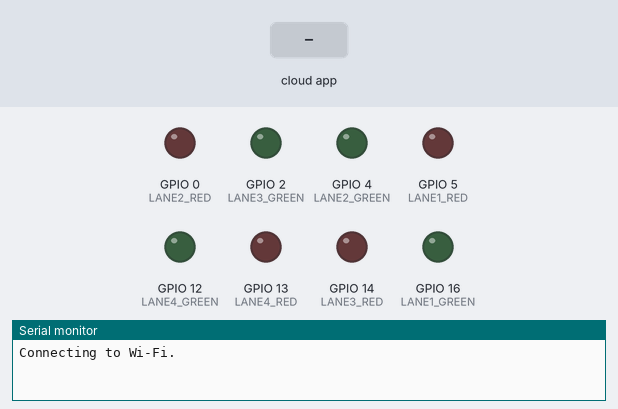
A sketch run on a simulated ESP8266 (NodeMCU). Parts: output pins drawn as LEDs (lit = HIGH), the last lines printed to the serial monitor. Dashed ring = blinking. The inputs (shaded band) are chosen by the test bench. WiFi joins after 1.5 s; servers stay silent unless stated; the Firebase database answers and starts empty.

Above: at 0.1 s.
At 2.72 s:
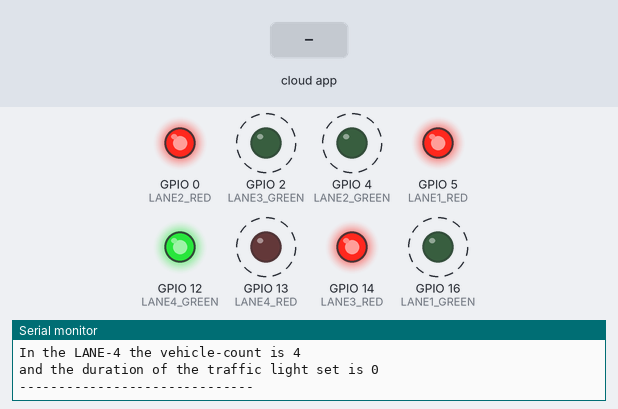
3.3 s: the phone or cloud app sets vehicle-count to 1
At 4.2 s:
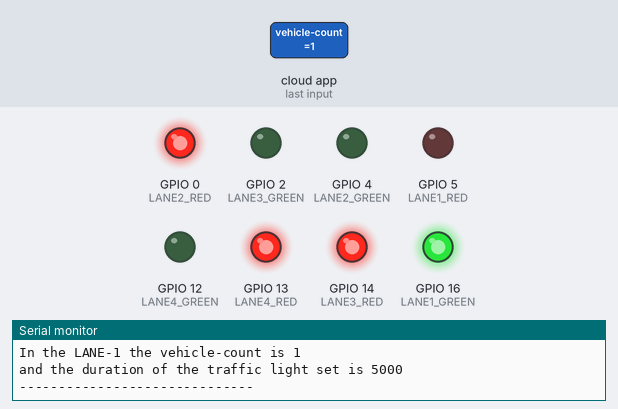
Timing chart, 0 to 10.6 s (numbered marks = the images above; inputs shaded):
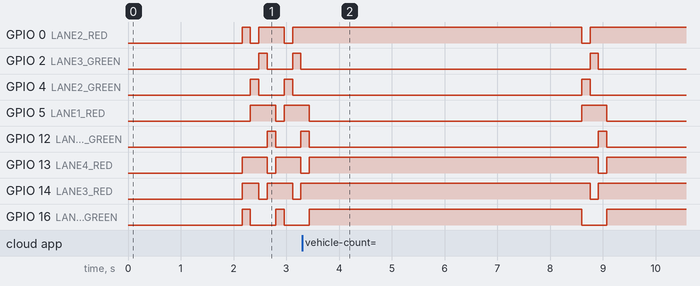

The sketch:

esp8266_code.ino
```cpp
#include <ESP8266WiFi.h>
#include <FirebaseESP8266.h>

#define LANE1_RED 5 // D0
#define LANE1_GREEN 16 // D1

#define LANE2_RED 0 // D2
#define LANE2_GREEN 4 // D3

#define LANE3_RED 14 // D4
#define LANE3_GREEN 2 // D5

#define LANE4_RED 13 // D6
#define LANE4_GREEN 12 // D7


		//bch yenzed hneya el dhaw lasfer ..
		//wyomkn tetbadel lfonction lkoll asl..

void greensignal(int lane){
  if(lane==0){
    digitalWrite(LANE1_RED, LOW);
    digitalWrite(LANE1_GREEN, HIGH);
    digitalWrite(LANE2_RED, HIGH);
    digitalWrite(LANE2_GREEN, LOW);
    digitalWrite(LANE3_RED, HIGH);
    digitalWrite(LANE3_GREEN, LOW);
    digitalWrite(LANE4_RED, HIGH);
    digitalWrite(LANE4_GREEN, LOW);

  }else if(lane==1){
    digitalWrite(LANE1_RED, HIGH);
    digitalWrite(LANE1_GREEN, LOW);
    digitalWrite(LANE2_RED, LOW);
    digitalWrite(LANE2_GREEN, HIGH);
    digitalWrite(LANE3_RED, HIGH);
    digitalWrite(LANE3_GREEN, LOW);
    digitalWrite(LANE4_RED, HIGH);
    digitalWrite(LANE4_GREEN, LOW);

  }else if(lane==2){
    digitalWrite(LANE1_RED, HIGH);
    digitalWrite(LANE1_GREEN, LOW);
    digitalWrite(LANE2_RED, HIGH);
    digitalWrite(LANE2_GREEN, LOW);
    digitalWrite(LANE3_RED, LOW);
    digitalWrite(LANE3_GREEN, HIGH);
    digitalWrite(LANE4_RED, HIGH);
    digitalWrite(LANE4_GREEN, LOW);

  }else if(lane==3){
    digitalWrite(LANE1_RED, HIGH);
    digitalWrite(LANE1_GREEN, LOW);
    digitalWrite(LANE2_RED, HIGH);
    digitalWrite(LANE2_GREEN, LOW);
    digitalWrite(LANE3_RED, HIGH);
    digitalWrite(LANE3_GREEN, LOW);
    digitalWrite(LANE4_RED, LOW);
    digitalWrite(LANE4_GREEN, HIGH);

  }
}

		//bch yetbadel lwifi hneya..

#define WIFI_SSID "HUAWEI_Y9_2020"
#define WIFI_PASSWORD "123456780"

#define FIREBASE_HOST "smartdrive-b9b8e-default-rtdb.firebaseio.com"
#define FIREBASE_AUTH "gwstBNSf8MeL9rnWV9UlPsTULvwdFsX7ijVcXD1w"

//"AIzaSyCim2_H2hJSs6YiNZ7Z7iLO01ku2g334g4"

//Define FirebaseESP8266 data object ===> hedhi lel esp8266 mouch esp32 attention !!
FirebaseData fbdo;
FirebaseJson json;

int getResponse(FirebaseData &data);

String parentPath = "/traffic";
String childPath[4] = {"/lane1/vehicle-count","/lane2/vehicle-count","/lane3/vehicle-count","/lane4/vehicle-count"};

void printError(FirebaseData &data);

void setup(){
    Serial.begin(115200);
		//bch yenzed hneya el dhaw lasfer ..
    pinMode(LANE1_RED, OUTPUT);
    pinMode(LANE1_GREEN, OUTPUT);
    pinMode(LANE2_RED, OUTPUT);
    pinMode(LANE2_GREEN, OUTPUT);
    pinMode(LANE3_RED, OUTPUT);
    pinMode(LANE3_GREEN, OUTPUT);
    pinMode(LANE4_RED, OUTPUT);
    pinMode(LANE4_GREEN, OUTPUT);

    WiFi.begin(WIFI_SSID, WIFI_PASSWORD);
    Serial.print("Connecting to Wi-Fi");
    while (WiFi.status() != WL_CONNECTED){
      Serial.print(".");
      delay(1000);
    }
    Serial.println();
    Serial.print("Connected with IP: ");
    Serial.println(WiFi.localIP());
    Serial.println();

    Firebase.begin(FIREBASE_HOST, FIREBASE_AUTH);
    Firebase.reconnectWiFi(true);

    //Set the size of WiFi rx/tx buffers in the case where we want to work with large data.
    fbdo.setBSSLBufferSize(1024, 1024);

    //Set the size of HTTP response buffers in the case where we want to work with large data.
    fbdo.setResponseSize(1024);

    //Set database read timeout to 1 minute (max 15 minutes)
    Firebase.setReadTimeout(fbdo, 1000 * 60);
    //tiny, small, medium, large and unlimited.
    //Size and its write timeout e.g. tiny (1s), small (10s), medium (30s) and large (60s).
    Firebase.setwriteSizeLimit(fbdo, "tiny");
}


void loop(){
  int vehicle_count=0;
  for(int i=0;i<4;i++){

		//idha ken fam data fel node hedhika ycha3l dhaw lakhdher sinon yt3ada ychouf li ba3dha
		//taw nchouf ken njm na3ml ba3d function ta3mel comparaison mabinet nodes bch t7el el dhaw lakther wa7ed fih traffic

		//yomkn na3mel fonction maxi ta3mel lmax bin roads w trata7 duree mou3ayna (delay) w ba3d t3awed tchouf lmaxi 7asb les
		//nombres li mtwafrin fi kol route (taw nchouf kifh)

    if (Firebase.getInt(fbdo, parentPath+childPath[i])){

      vehicle_count = getResponse(fbdo);

	  	//nchouf chnowa bch ytala3 mn hneya
		Serial.println("fel route :"+String(i+1)+"fama :"+String(vehicle_count));

    }else{
      printError(fbdo);
    }
		//el wa9t li bch yt7al fih el lane x
    long timer = vehicle_count*5000;
    Serial.println("------------------------------");
    Serial.print("In the LANE-"+String(i+1)+" the vehicle-count is ");

		//hedhi normallement vehicle_count taw nzid nthabt mnha
    Serial.println(i+1);
    Serial.print("and the duration of the traffic light set is ");
    Serial.println(timer);
    Serial.println("------------------------------");
    greensignal(i);
    delay(timer);
  }
}

//firebase errors detection
void printError(FirebaseData &data){
  Serial.println("------------------------------------");
  Serial.println("FAILED");
  Serial.println("REASON: " + fbdo.errorReason());
  Serial.println("------------------------------------");
}


//send data from firebase
int getResponse(FirebaseData &data){
  if (data.dataType() == "int")
    return data.intData();
  else
    return 100;
}
```
